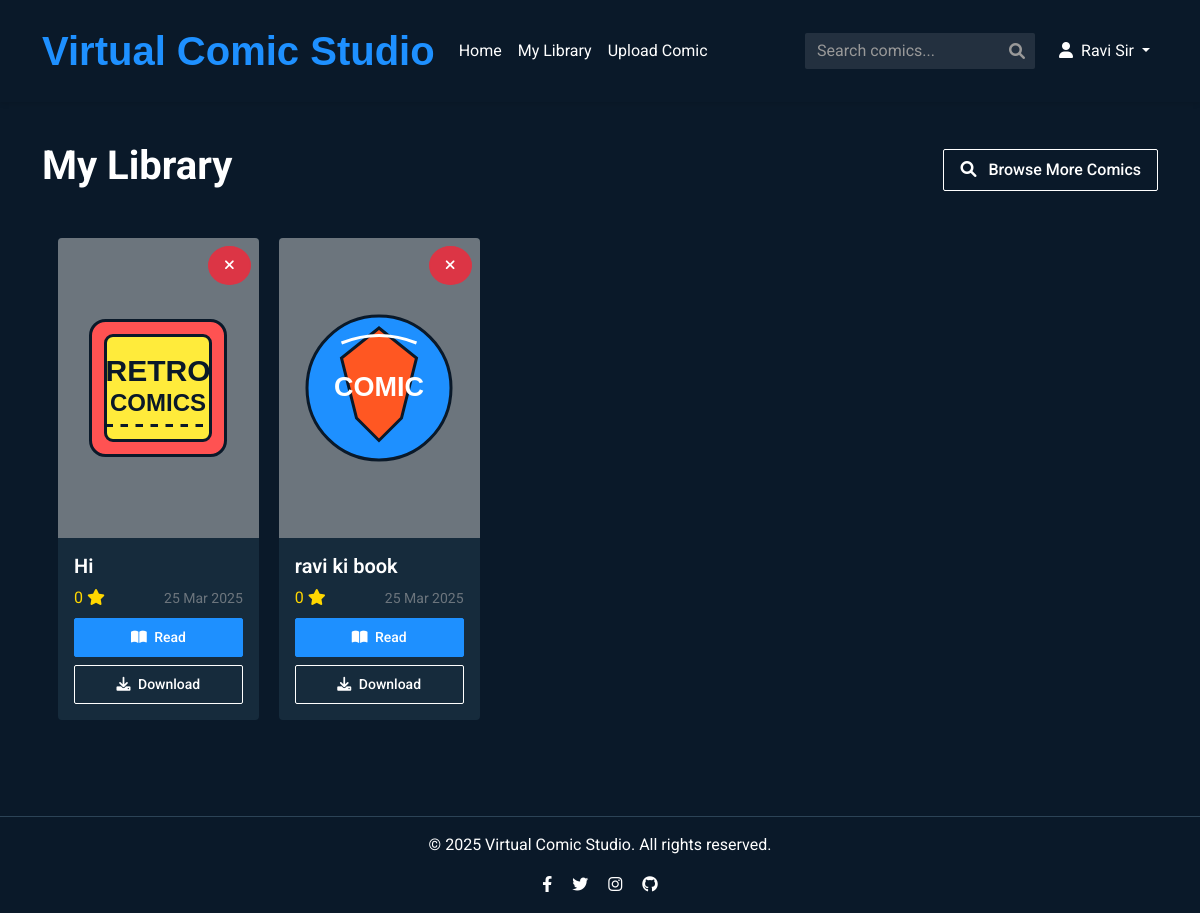
The app's page /library (signed in), older data.
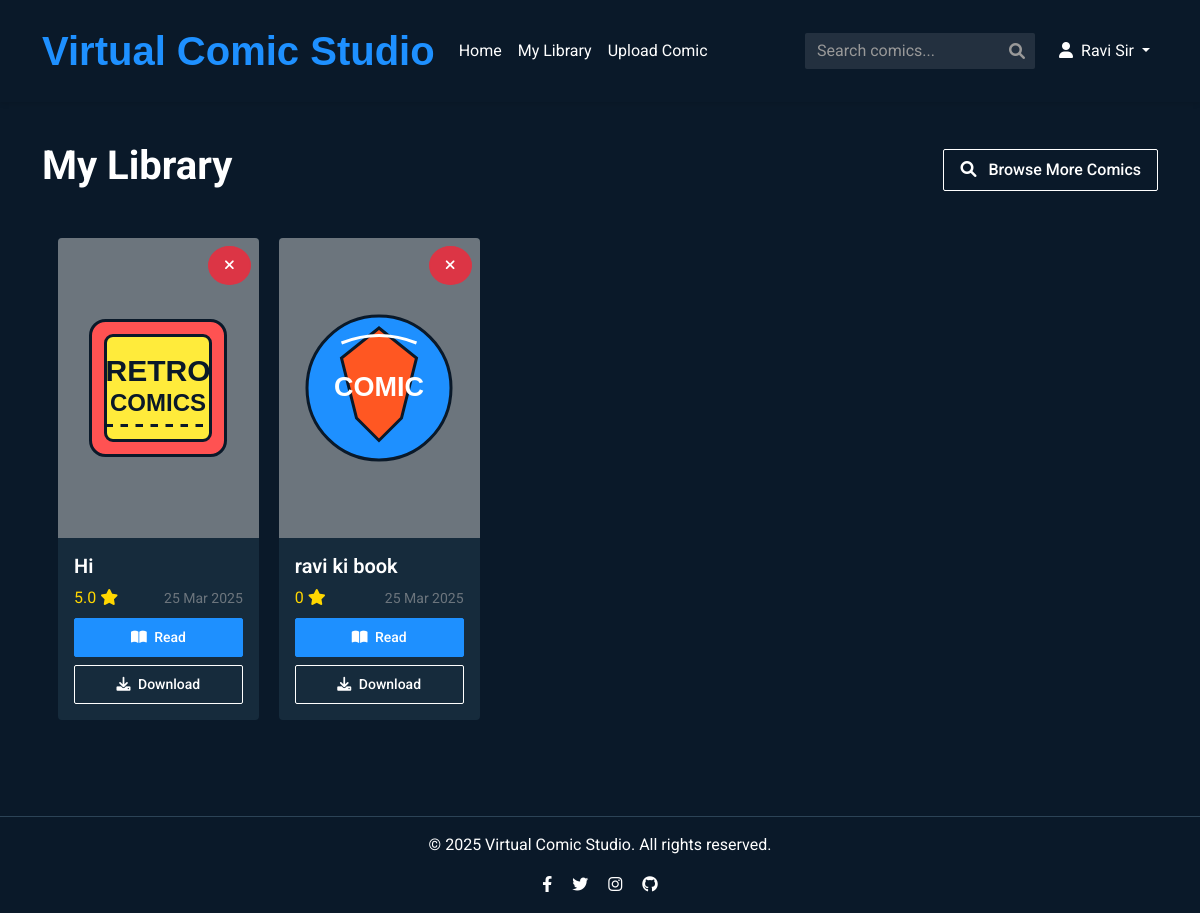
The same page, newer data.
### models.py (models this page shows, shortened)
class Comic(db.Model):
    id = db.Column(db.Integer, primary_key=True)
    title = db.Column(db.String(100), nullable=False)
    description = db.Column(db.Text, nullable=False)
    filename = db.Column(db.String(255), nullable=False, unique=True)
    owner_id = db.Column(db.Integer, db.ForeignKey('user.id'), nullable=False)
    upload_date = db.Column(db.DateTime, default=datetime.datetime.utcnow)
    views = db.Column(db.Integer, default=0)
    logo_id = db.Column(db.Integer, default=1) # Logo ID (1-5)
    reviews = db.relationship('Review', backref='comic', lazy='dynamic', cascade='all, delete-orphan')
    def get_average_rating(self):
        reviews = self.reviews.all()
        if not reviews:
            return 0
        return sum(review.rating for review in reviews) / len(reviews)

### routes.py (the view)
@app.route('/library')
@login_required
def library():
    user_library = current_user.library_comics.all()
    return render_template('library.html', comics=user_library)

### app.py (called while the page is built)
@login_manager.user_loader
def load_user(user_id):
    return User.query.get(int(user_id))

### templates/library.html (shortened to what this page needs)
{% extends "layout.html" %}
{% block content %}
<div class="d-flex justify-content-between align-items-center mb-4">
    <h1>My Library</h1>
    <a href="{{ url_for('index') }}" class="btn btn-outline-light">
        <i class="fas fa-search me-2"></i> Browse More Comics
    </a>
</div>
{% if comics|length > 0 %}
<div class="comics-grid">
    {% for comic in comics %}
    <div class="comic-card">
        <div class="card">
            <div class="position-relative">
                <a href="{{ url_for('comic_details', comic_id=comic.id) }}">
                    <div class="card-img-container bg-secondary d-flex align-items-center justify-content-center">
                        <img src="{{ url_for('static', filename='images/logo' + (comic.logo_id|string if comic.logo_id else '1') + '.svg') }}"
                             alt="{{ comic.title }}" class="comic-logo-display">
                    </div>
                </a>
                <div class="position-absolute top-0 end-0 p-2">
                    <a href="{{ url_for('remove_from_library', comic_id=comic.id) }}" class="btn btn-sm btn-danger rounded-circle" title="Remove from library">
                        <i class="fas fa-times"></i>
                    </a>
                </div>
            </div>
            <div class="card-body">
                <h5 class="card-title">{{ comic.title }}</h5>
                <div class="d-flex justify-content-between align-items-center mb-2">
                    <div class="comic-rating">
                        {% set rating = comic.get_average_rating()|round(1) %}
                        <span>{{ rating }}</span>
                        <i class="fas fa-star"></i>
                    </div>
                    <small class="text-muted">{{ comic.upload_date.strftime('%d %b %Y') }}</small>
                </div>
                <div class="d-grid gap-2">
                    <a href="{{ url_for('read_comic', comic_id=comic.id) }}" class="btn btn-primary btn-sm">
                        <i class="fas fa-book-open me-1"></i> Read
                    </a>
                    <a href="{{ url_for('uploaded_file', filename=comic.filename) }}" class="btn btn-outline-light btn-sm" download>
                        <i class="fas fa-download me-1"></i> Download
                    </a>
                </div>
            </div>
        </div>
    </div>
    {% endfor %}
</div>
{% endif %}
{% endblock %}

Row changes from the older to the newer data that the page shows:
changed Comic "Hi": rating "0" → "5.0"
